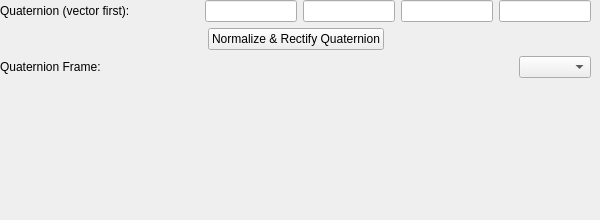
          <widget class="QWidget" name="cmdQautConfig">
           <property name="enabled">
            <bool>true</bool>
           </property>
           <attribute name="title">
            <string>Quaternion</string>
           </attribute>
           <widget class="QWidget" name="verticalLayoutWidget_4">
            <property name="geometry">
             <rect>
              <x>0</x>
              <y>0</y>
              <width>591</width>
              <height>211</height>
             </rect>
            </property>
            <layout class="QVBoxLayout" name="verticalLayout_9">
             <item>
              <layout class="QHBoxLayout" name="horizontalLayout_29">
               <item>
                <widget class="QLabel" name="label_20">
                 <property name="text">
                  <string>Quaternion (vector first):</string>
                 </property>
                </widget>
               </item>
               <item>
                <spacer name="horizontalSpacer_18">
                 <property name="orientation">
                  <enum>Qt::Horizontal</enum>
                 </property>
                 <property name="sizeHint" stdset="0">
                  <size>
                   <width>40</width>
                   <height>20</height>
                  </size>
                 </property>
                </spacer>
               </item>
               <item>
                <widget class="QLineEdit" name="cmdQv1">
                 <property name="minimumSize">
                  <size>
                   <width>92</width>
                   <height>0</height>
                  </size>
                 </property>
                 <property name="maximumSize">
                  <size>
                   <width>92</width>
                   <height>16777215</height>
                  </size>
                 </property>
                </widget>
               </item>
               <item>
                <widget class="QLineEdit" name="cmdQv2">
                 <property name="minimumSize">
                  <size>
                   <width>92</width>
                   <height>0</height>
                  </size>
                 </property>
                 <property name="maximumSize">
                  <size>
                   <width>92</width>
                   <height>16777215</height>
                  </size>
                 </property>
                </widget>
               </item>
               <item>
                <widget class="QLineEdit" name="cmdQv3">
                 <property name="minimumSize">
                  <size>
                   <width>92</width>
                   <height>0</height>
                  </size>
                 </property>
                 <property name="maximumSize">
                  <size>
                   <width>92</width>
                   <height>16777215</height>
                  </size>
                 </property>
                </widget>
               </item>
               <item>
                <widget class="QLineEdit" name="cmdQs">
                 <property name="minimumSize">
                  <size>
                   <width>92</width>
                   <height>0</height>
                  </size>
                 </property>
                 <property name="maximumSize">
                  <size>
                   <width>92</width>
                   <height>16777215</height>
                  </size>
                 </property>
                </widget>
               </item>
              </layout>
             </item>
             <item>
              <layout class="QHBoxLayout" name="horizontalLayout_36">
               <item>
                <spacer name="horizontalSpacer_36">
                 <property name="orientation">
                  <enum>Qt::Horizontal</enum>
                 </property>
                 <property name="sizeHint" stdset="0">
                  <size>
                   <width>40</width>
                   <height>20</height>
                  </size>
                 </property>
                </spacer>
               </item>
               <item>
                <widget class="QPushButton" name="cmdQuatNormalize">
                 <property name="text">
                  <string>Normalize &amp;&amp; Rectify Quaternion</string>
                 </property>
                 <property name="autoDefault">
                  <bool>false</bool>
                 </property>
                </widget>
               </item>
               <item>
                <spacer name="horizontalSpacer_37">
                 <property name="orientation">
                  <enum>Qt::Horizontal</enum>
                 </property>
                 <property name="sizeHint" stdset="0">
                  <size>
                   <width>40</width>
                   <height>20</height>
                  </size>
                 </property>
                </spacer>
               </item>
              </layout>
             </item>
             <item>
              <layout class="QHBoxLayout" name="horizontalLayout_30">
               <item>
                <widget class="QLabel" name="label_21">
                 <property name="text">
                  <string>Quaternion Frame:</string>
                 </property>
                </widget>
               </item>
               <item>
                <spacer name="horizontalSpacer_19">
                 <property name="orientation">
                  <enum>Qt::Horizontal</enum>
                 </property>
                 <property name="sizeHint" stdset="0">
                  <size>
                   <width>40</width>
                   <height>20</height>
                  </size>
                 </property>
                </spacer>
               </item>
               <item>
                <widget class="QComboBox" name="cmdQuatFrm"/>
               </item>
              </layout>
             </item>
             <item>
              <spacer name="verticalSpacer_5">
               <property name="orientation">
                <enum>Qt::Vertical</enum>
               </property>
               <property name="sizeHint" stdset="0">
                <size>
                 <width>20</width>
                 <height>40</height>
                </size>
               </property>
              </spacer>
             </item>
            </layout>
           </widget>
          </widget>
